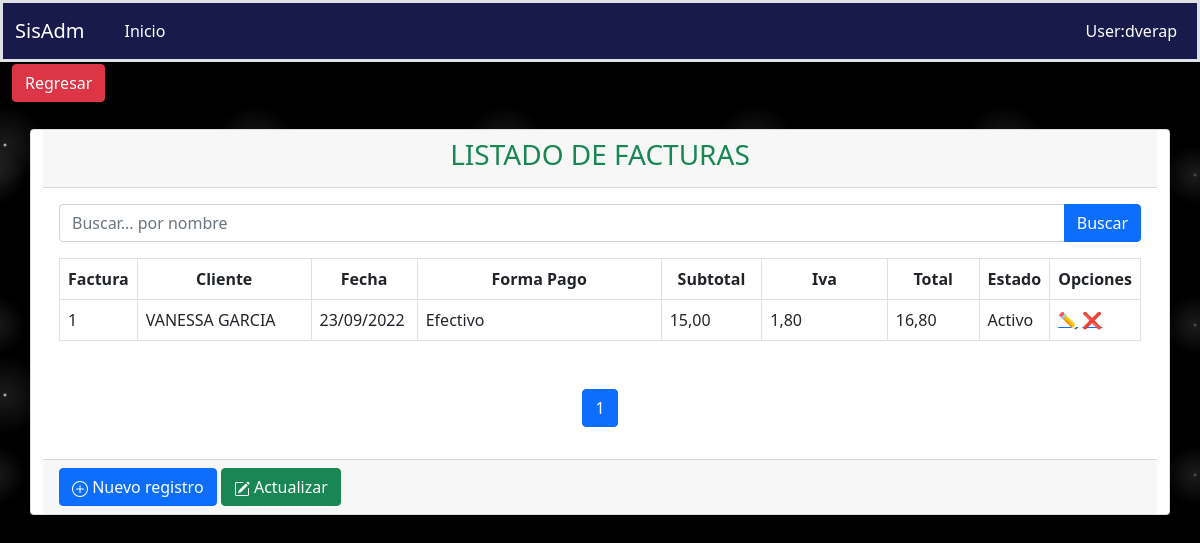
Screenshot of /venta/consulta/ with the database file from the repository.
### aplicaciones/ventas/models.py (models this page shows, shortened)
class Factura(Base):
    cliente = models.ForeignKey(Cliente, on_delete=models.PROTECT,null=True,blank=True)
    forma_pago = models.CharField(max_length=1,choices=FORMA_PAGO,default=FORMA_PAGO[0][0])
    fecha = models.DateField(default=now)
    subtotal = models.DecimalField(default=0, max_digits=16, decimal_places=2)
    iva = models.DecimalField(default=0, max_digits=16, decimal_places=2)
    total = models.DecimalField(default=0, max_digits=16, decimal_places=2)
    estado = models.BooleanField(default=True)
    class Meta:
        verbose_name = "Factura"
        verbose_name_plural = "Facturas"
        ordering = ('-fecha', 'cliente')

class Cliente(Base):
    ruc = models.CharField(max_length=13, unique=True)
    nombres = models.CharField(max_length=200, unique=True)
    pais = models.ForeignKey(Pais, on_delete=models.PROTECT, blank=True, null=True)
    provincia = models.ForeignKey(Provincia, on_delete=models.PROTECT, blank=True, null=True)
    ciudad = models.ForeignKey(Ciudad, on_delete=models.PROTECT, blank=True, null=True)
    direccion = models.TextField(blank=True, null=True, verbose_name='Dirección')
    genero = models.CharField(max_length=1, choices=GENERO,default=GENERO[0][0], blank=True, null=True)
    fecha_nacimiento = models.DateField(blank=True, null=True)
    telefonos = models.CharField(max_length=50, blank=True, null=True)
    email = models.CharField(max_length=100,unique=True)
    foto = models.FileField(upload_to='ventas/clientes/', blank=True, null=True)
    estado = models.BooleanField(default=True)
    class Meta:
        verbose_name = "Cliente"
        verbose_name_plural = "Clientes"
        ordering = ('nombres',)

### aplicaciones/ventas/views/venta/views.py (the view)
# urls.py: path('consulta/', ConsultaVenta.as_view(), name='consultaventa'),
class ConsultaVenta(ListView):
    template_name = 'venta/list.html'
    context_object_name = 'facturas'
    model = Factura
    paginate_by = 3
    def get_queryset(self):
        query = self.request.GET.get("query")
        print(query)
        if query:
            return self.model.objects.filter(cliente__nombres__icontains=query)
        else:
            return self.model.objects.all()
    def get_context_data(self, **kwargs):
        context = super().get_context_data(**kwargs)
        context['url_anterior'] = '/venta/menu/'
        context['listar_url'] = '/venta/consulta/',
        context['crear_url'] = '/venta/crear/'
        context['titulo'] = 'LISTADO DE FACTURAS'
        context['query'] = self.request.GET.get("query") or ""
        return context

### aplicaciones/ventas/templates/venta/list.html (shortened to what this page needs)
{% extends 'consulta.html' %}
{% load static %}
{% block search %}
    <form action="{% url 'ventas:cliente' %}" method="GET">
      <div class="input-group mb-3">
        <input type="text" name="query" value="{{ query }}" class="form-control" placeholder="Buscar... por nombre" id="idInputSearch" aria-describedby="basic-addon2"/>
        <button type="submit" class="btn btn-primary mr-1" id="idSearchSp">Buscar</button>
      </div>
    </form>
{% endblock %}
{% block columns %}
    <tr class="text-center">
        <th scope="col" style="width: 5%;">Factura</th>
        <th scope="col" style="width: 20%;">Cliente</th>
        <th scope="col" style="width: 10%;">Fecha</th>
        <th scope="col" style="width: 30%;">Forma Pago</th>
        <th scope="col" style="width: 10%;">Subtotal</th>
        <th scope="col" style="width: 15%;">Iva</th>
        <th scope="col" style="width: 15%;">Total</th>
        <th scope="col" style="width: 15%;">Estado</th>
        <th scope="col" style="width: 10%;">Opciones</th>
    </tr>
{% endblock %}
{% block rows %}
    {% for fac in facturas %}
        <tr class="align-middle" >
            <td>{{ fac.id }}</td>
            <td>{{ fac.cliente.nombres|upper }}</td>
            <td>{{ fac.fecha|date:"d/m/Y" }}</td>
            <td>{{ fac.get_forma_pago_display }}</td>
            <td>{{ fac.subtotal }}</td>
            <td>{{ fac.iva }}</td>
            <td>{{ fac.total }}</td>
            <td>{% if fac.estado %}
                    Activo
                {% else %}
                    Anulada
                {% endif %}
            </td>
            <td class="acciones">
                <a href="{% url 'ventas:editarventa' fac.id %}">✏️</a>
                <a href="{% url 'ventas:deletecliente' fac.id %}">❌</a>
            </td>
        </tr>
    {% endfor %}
{% endblock %}

### static/css/estilos.css (style rules this page uses)
body { background-color:black; background-image: radial-gradient(white, rgba(255,255,255,.2) 2px, transparent 40px), radial-gradient(white, rgba(255,255,255,.15) 1px, transparent 30px), radial-gradient(white, rgba(255,255,255,.1) 2px, transparent 40px), radial-gradient(rgba(255,255,255,.4), rgba(255,255,255,.1) 2px, transparent 30px); background-size: 550px 550px, 350px 350px, 250px 250px, 150px 150px; background-position: 0 0, 40px 60px, 130px 270px, 70px 100px; color: #171a4a; }

### rows the page displays
Factura: id "1", cliente.nombres "VANESSA GARCIA", fecha "23/09/2022", forma_pago "Efectivo", subtotal "15,00", iva "1,80", total "16,80", estado "Activo"

### other values shown
{{ titulo }} "LISTADO DE FACTURAS"
{{ i }} "1"
